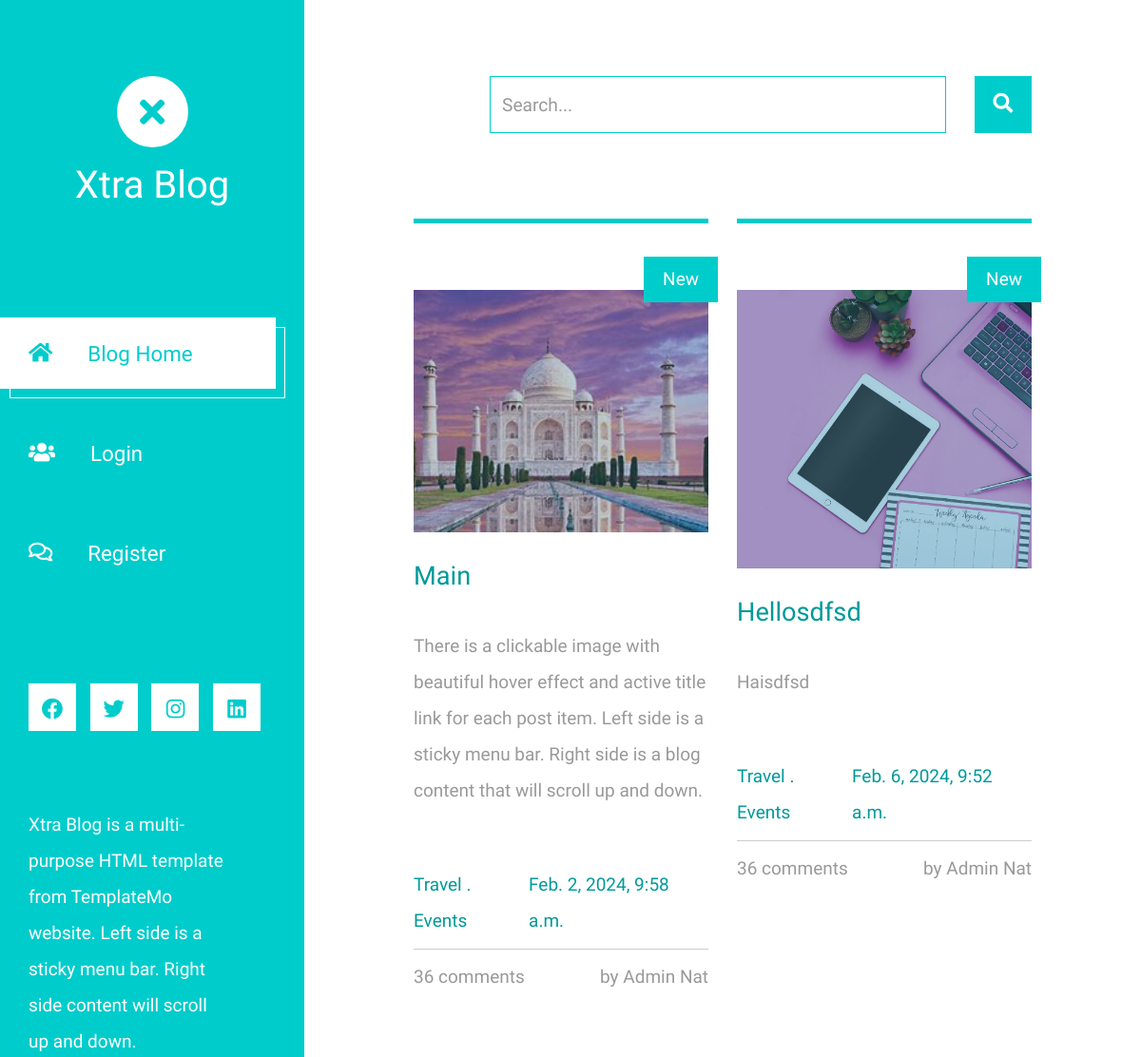
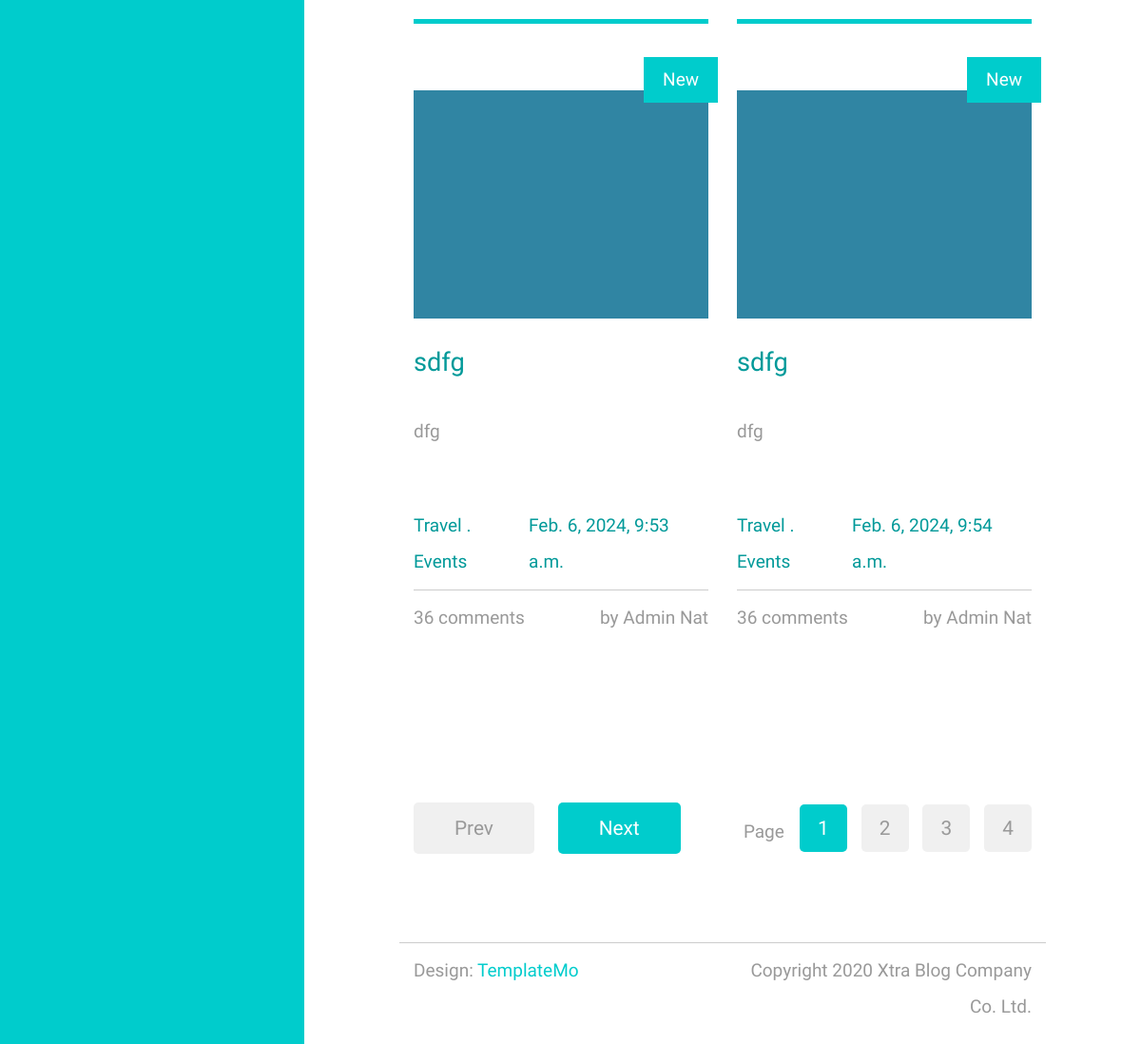
The page / on the database its author committed (2 pictures, top to bottom).
### app/models.py (models this page shows, shortened)
class Post(models.Model):
    title=models.CharField(max_length=100)
    content=models.TextField(max_length=500)
    image=models.ImageField(upload_to="image")
    create_at=models.DateTimeField(auto_now_add=True)

### app/views.py (the view)
# urls.py: path("",views.index,name="index"),
def index(request):
    post = Post.objects.all()
    contex = {
        'post':post
    }
    return render(request,"index.html",contex)

### app/templates/index.html
    {% extends 'theme.html' %}
    {% load static %}
    {% block content %}
    <div class="container-fluid">
        <main class="tm-main">
            <div class="row tm-row">
                <div class="col-12">
                    <form method="GET" class="form-inline tm-mb-80 tm-search-form">
                        <input class="form-control tm-search-input" name="query" type="text" placeholder="Search..." aria-label="Search">
                        <button class="tm-search-button" type="submit">
                            <i class="fas fa-search tm-search-icon" aria-hidden="true"></i>
                        </button>
                    </form>
                </div>
            </div>
            <div class="row tm-row">
                {% for a in post %}
                <article class="col-12 col-md-6 tm-post">
                    <hr class="tm-hr-primary">
                    <a href="{% url 'show' a.id %}" class="effect-lily tm-post-link tm-pt-60">
                        <div class="tm-post-link-inner">
                            <img src="{{a.image.url}}" alt="Image" class="img-fluid">
                        </div>
                        <span class="position-absolute tm-new-badge">New</span>
                        <h2 class="tm-pt-30 tm-color-primary tm-post-title">{{a.title}}</h2>
                    </a>
                    <p class="tm-pt-30">
                       {{a.content}}
                    </p>
                    <div class="d-flex justify-content-between tm-pt-45">
                        <span class="tm-color-primary">Travel . Events</span>
                        <span class="tm-color-primary">{{a.create_at}}</span>
                    </div>
                    <hr>
                    <div class="d-flex justify-content-between">
                        <span>36 comments</span>
                        <span>by Admin Nat</span>
                    </div>
                </article>
                {% endfor %}
            </div>
            <div class="row tm-row tm-mt-100 tm-mb-75">
                <div class="tm-prev-next-wrapper">
                    <a href="#" class="mb-2 tm-btn tm-btn-primary tm-prev-next disabled tm-mr-20">Prev</a>
                    <a href="#" class="mb-2 tm-btn tm-btn-primary tm-prev-next">Next</a>
                </div>
                <div class="tm-paging-wrapper">
                    <span class="d-inline-block mr-3">Page</span>
                    <nav class="tm-paging-nav d-inline-block">
                        <ul>
                            <li class="tm-paging-item active">
                                <a href="#" class="mb-2 tm-btn tm-paging-link">1</a>
                            </li>
                            <li class="tm-paging-item">
                                <a href="#" class="mb-2 tm-btn tm-paging-link">2</a>
                            </li>
                            <li class="tm-paging-item">
                                <a href="#" class="mb-2 tm-btn tm-paging-link">3</a>
                            </li>
                            <li class="tm-paging-item">
                                <a href="#" class="mb-2 tm-btn tm-paging-link">4</a>
                            </li>
                        </ul>
                    </nav>
                </div>
            </div>
{% endblock %}

### rows shown on the page
Post: image (picture), title "Main", content "There is a clickable image with beautiful hover effect and active title link for each post item. Left side is a sticky menu bar. Right side is a blog content that will scroll up and down.", create_at "Feb. 2, 2024, 9:58 a.m."
Post: image (picture), title "Hellosdfsd", content "Haisdfsd", create_at "Feb. 6, 2024, 9:52 a.m."
Post: image (picture), title "sdfg", content "dfg", create_at "Feb. 6, 2024, 9:53 a.m."
Post: image (picture), title "sdfg", content "dfg", create_at "Feb. 6, 2024, 9:54 a.m."
